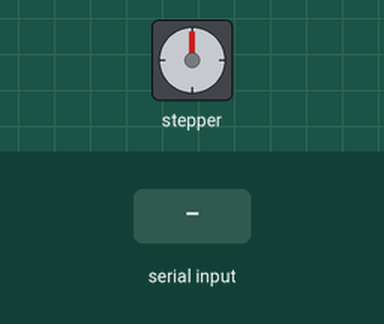
Recording of a sketch running on a simulated Arduino Uno, built with avr-gcc and run on an emulated ATmega328P. Shown: stepper motor. Inputs (shaded band) come from the test bench. Stepper angles assume 4096 steps per turn; what the sketch prints to the serial monitor is not drawn.

Above: at 1.2 s.
1.3 s: "movesun;" received over Serial
2.8 s: "90,45,200;" received over Serial
Timing chart, 0 to 5.8 s (numbered marks = the images above; inputs shaded):
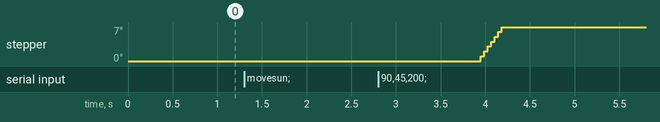

The sketch:

control_accelstepper.ino
```cpp
#include <AccelStepper.h>
#include <MultiStepper.h>

#define HALFSTEP 8

// Define some steppers and the pins the will use
AccelStepper stepperAltitude(HALFSTEP, 4,5,6,7);
AccelStepper stepperAzimuth(HALFSTEP, 8,9,10,11);

MultiStepper steppers;

void setup()
{
    Serial.begin(9600);

    stepperAltitude.setMaxSpeed(300.0);
    stepperAzimuth.setMaxSpeed(300.0);

    steppers.addStepper(stepperAltitude);
    steppers.addStepper(stepperAzimuth);

    //Serial.print("Ready");
    //Serial.print("\n\n");

}

void loop()
{
    String msg_status = "NA";
    String v1 = "NA";
    String v2 = "NA";
    String dt = "NA";
    int stepper_status = 0;

    long positions[2];

    Serial.write(stepper_status);

    if(Serial.available()){

        String msg_status = Serial.readStringUntil(';');
        String v1 = Serial.readStringUntil(';');
        String v2 = Serial.readStringUntil(';');
        String dt = Serial.readStringUntil('\n');

        int valueAlt = v1.toInt();
        int valueAz = v2.toInt();
        int timeinterval = dt.toInt();

        if(msg_status=="movesun"){
          positions[0] = valueAlt;
          positions[1] = valueAz;
          //Serial.print("Moving system...");
          //Serial.print("\n");
          //Serial.print("Altitude value: ");
          //Serial.print(v1);
          //Serial.print("\n");
          //Serial.print("Azimuth value: ");
          //Serial.print(v2);
          //Serial.print("\n\n");

          stepper_status = 1;
          Serial.write(stepper_status);
          delay(100);


          steppers.moveTo(positions);
          steppers.runSpeedToPosition();

          if(stepperAzimuth.distanceToGo() < 5){
            delay(timeinterval);
            //stepper_status = 0;
            //Serial.write(stepper_status);
            //Serial.print("Ready");
            //Serial.print("\n\n");
            //delay(500);
          }

        }
    }

     delay(100);

}
```

Measured:
- after the input at 1.3 s, every drawn part: stays the same
